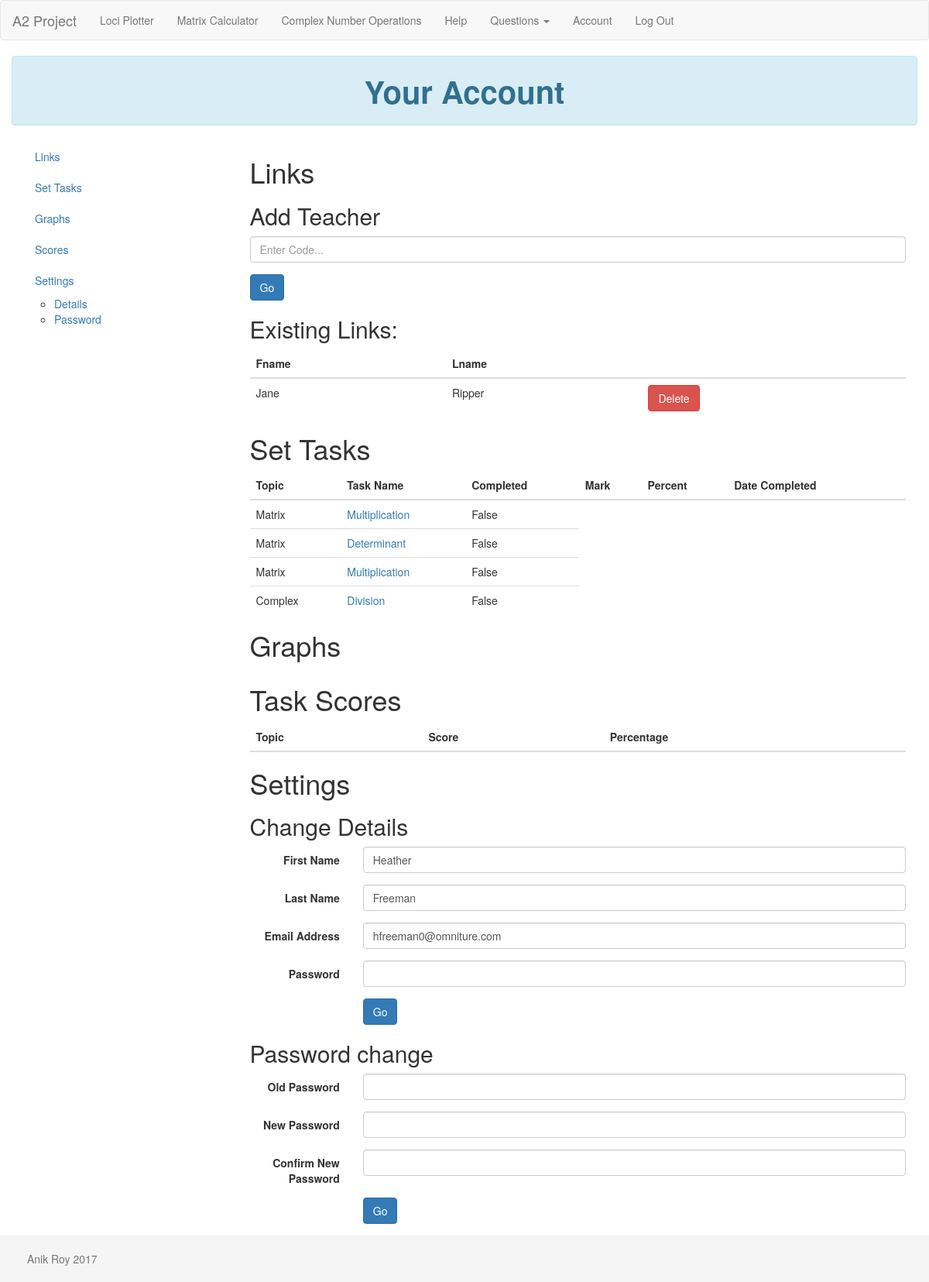
Page /account (signed in) on the committed database.
### app/models.py (models this page shows, shortened)
class User(db.Model):
    user_id = db.Column('user_id', db.Integer, primary_key=True)
    fname = db.Column(db.String(80), unique=False)
    lname = db.Column(db.String(80), unique=False)
    email = db.Column(db.String(120), unique=True)
    password = db.Column(db.String(120), unique=False)
    authenticated = db.Column(db.Boolean, default=False)
    confirmed = db.Column(db.Boolean)
    role = db.Column(db.String(50))
    graphs = db.relationship('Graph', backref="user",
                             cascade="all, delete-orphan", lazy="dynamic")
    __mapper_args__ = {
        'polymorphic_identity': 'user',
        'polymorphic_on': role
    }

class Teacher(User):
    __tablename__ = 'teacher'
    teacher_id = db.Column(db.Integer, primary_key=True)
    user_id = db.Column(db.Integer, db.ForeignKey('user.user_id'))
    code = db.Column(db.String(7))
    students = db.relationship('Student', secondary='links',
                               backref=db.backref('teachers', lazy='dynamic'),
                               lazy='dynamic')
    tasks = db.relationship('Task', backref="teacher",
                            cascade="all, delete-orphan", lazy="dynamic")
    __mapper_args__ = {
        'polymorphic_identity': 'teacher',
    }

class User(db.Model):
    user_id = db.Column('user_id', db.Integer, primary_key=True)
    fname = db.Column(db.String(80), unique=False)
    lname = db.Column(db.String(80), unique=False)
    email = db.Column(db.String(120), unique=True)
    password = db.Column(db.String(120), unique=False)
    authenticated = db.Column(db.Boolean, default=False)
    confirmed = db.Column(db.Boolean)
    role = db.Column(db.String(50))
    graphs = db.relationship('Graph', backref="user",
                             cascade="all, delete-orphan", lazy="dynamic")
    __mapper_args__ = {
        'polymorphic_identity': 'user',
        'polymorphic_on': role
    }

class Task(db.Model):
    task_id = db.Column('task_id', db.Integer, primary_key=True)
    completed = db.Column(db.Boolean)
    question_id = db.Column(db.Integer)
    student_id = db.Column('student_id', db.Integer,
                           db.ForeignKey('student.student_id'))
    teacher_id = db.Column('teacher_id', db.Integer,
                           db.ForeignKey('teacher.teacher_id'))
    mark_id = db.Column('mark_id', db.Integer, db.ForeignKey('mark.mark_id'))
    mark = db.relationship('Mark', back_populates='task')

### app/routes/user.py (the view, shortened to what this page needs)
@user.route('/account', methods=['GET', 'POST'])
@login_required
def account():
    user_id = current_user.user_id
    u = User.query.get(user_id)
    if u.role == 'student':
        changeform = ChangeDetailsForm(obj=u)
        linkform = TeacherLinkForm()
        pwform = ChangePasswordForm1()
        return render_template('user/student_account.html', student=u,
                                qs=QUESTIONS, linkform=linkform,
                                changeform=changeform, pwform=pwform)
    else:
        return abort(500)

### app/forms.py
class ChangeDetailsForm(FlaskForm):
    fname = TextField('First Name', [validators.Required()])
    lname = TextField('Last Name', [validators.Required()])
    email = EmailField('Email Address',
                       [validators.DataRequired(), validators.Email()])
    password = PasswordField('Password', [validators.Required()])
    change_submit = SubmitField('Go')

class TeacherLinkForm(FlaskForm):
    link_code = TextField('Link Code', [validators.Required()])
    link_submit = SubmitField('Go')

### app/views.py (called while the page is built)
@login_manager.user_loader
def user_loader(email):
    return User.query.filter_by(email=email).first()

### app/templates/user/student_account.html (shortened to what this page needs)
{% extends "layout.html" %}
{% block head %}
{{ super() }}
<link rel="stylesheet" href="{{ url_for('static',filename='styles/account.css') }}">
<link rel="stylesheet" href="{{ url_for('static',filename='image-picker/image-picker.css') }}">
{% endblock %}
{% block main %}
<div id="title" class="row">
  <div class="col-sm-12">
    <div class="alert alert-info title">
      <strong>Your Account</strong>
    </div>
  </div>
</div>
<div data-spy="scroll" data-target=".scrollspy" style="position:relative">
<div class="col-md-3 scrollspy">
  <ul id="nav" class="nav hidden-xs hidden-sm affix-top" data-spy="affix">
    <li><a href="#links">Links</a></li>
    <li><a href="#set">Set Tasks</a></li>
    <li><a href="#graphs">Graphs</a></li>
    <li><a href="#scores">Scores</a></li>
    <li><a href="#settings">Settings</a>
      <ul id="nav">
        <li>
          <a href="#change-details">Details</a>
        </li>
        <li>
          <a href="#pwd">Password</a>
        </li>
      </ul>
    </li>
  </ul>
</div>
<div class="col-md-9">
  <section id="links">
    <h1>Links</h1>
    <h2>Add Teacher</h2>
    <form method="post" action="{{ url_for('user.account') }}">
    <div class="form-group">
      {{ linkform.link_code(class="form-control form-control-lg",placeholder="Enter Code...") }}
    </div>
    <div class="form-group">
      {{ linkform.link_submit(class="btn btn-primary") }}
    </div>
    </form>
    <h2>Existing Links:</h2>
    <table id="links-table" class="table">
      <thead>
        <th>Fname</th>
        <th>Lname</th>
        <th></th>
      </thead>
      <tbody>
        {% for t in student.teachers.all() %}
        <tr id="link-row{{ t.teacher_id }}">
          <td>{{ t.fname }}</td>
          <td>{{ t.lname }}</td>
          <td><input type="button" class="btn btn-danger" id="{{ t.teacher_id }}" value="Delete"></td>
        </tr>
        {% endfor %}
      </tbody>
    </table>
  </section>
  <section id="set">
    <h1>Set Tasks</h1>
    {% if student.tasks.first() %}
    <table class="table">
      <thead>
        <th>Topic</th>
        <th>Task Name</th>
        <th>Completed</th>
        <th>Mark</th>
        <th>Percent</th>
        <th>Date Completed</th>
        <th></th>
      </thead>
      <tbody>
      {% for t in student.tasks.all() %}
        <tr>
          <td>{{ qs[t.question_id]['topic'] }}</td>
          <td><a href="{{ url_for('questions.show_questions',  topic=qs[t.question_id]['topic'].lower(), q_type=qs[t.question_id]['q_type']) }}">
          {{ qs[t.question_id]['name'] }}</a></td>
          <td>{{ t.completed }}</td>
        </tr>
      {% endfor %}
      </tbody>
    </table>
    {% endif %}
  </section>
  <section id="graphs">
    <h1>Graphs</h1>
  </section>
  <section id="scores">
  <h1>Task Scores</h1>
    <table class="table">
      <thead>
        <th> Topic </th>
        <th> Score </th>
        <th> Percentage </th>
      </thead>
    </table>
  </section>
  <section id="settings">
  <h1>Settings</h1>
    <h2>Change Details</h2>
    <form id="change-details" class="form-horizontal" method="post", action="{{ url_for('user.account') }}">
      <div class="form-group">
        {{ changeform.fname.label(class="col-xs-2 control-label") }}
        <div class="col-xs-10">
          {{ changeform.fname(value=student.fname,class="form-control") }}
        </div>
      </div>
      <div class="form-group">
        {{ changeform.lname.label(class="col-xs-2 control-label") }}
        <div class="col-xs-10">
          {{ changeform.lname(value=student.lname,class="form-control") }}
        </div>
      </div>
      <div class="form-group">
        {{ changeform.email.label(class="col-xs-2 control-label") }}
        <div class="col-xs-10">
          {{ changeform.email(value=student.email,class="form-control") }}
        </div>
      </div>
      <div class="form-group">
        {{ changeform.password.label(class="col-xs-2 control-label") }}
        <div class="col-xs-10">
          {{ changeform.password(class="form-control") }}
        </div>
      </div>
      <div class="form-group">
        <div class="col-xs-offset-2 col-xs-10">
          {{ changeform.change_submit(class="btn btn-primary") }}
        </div>
      </div>
    </form>
    <h2>Password change</h2>
    <form id="pwd" class="form-horizontal" method="post", action="{{ url_for('user.account') }}">
      <div class="form-group">
        {{ pwform.old_password.label(class="col-xs-2 control-label") }}
        <div class="col-xs-10">
          {{ pwform.old_password(class="form-control") }}
        </div>
      </div>
      <div class="form-group">
        {{ pwform.password.label(class="col-xs-2 control-label") }}
        <div class="col-xs-10">
          {{ pwform.password(class="form-control") }}
        </div>
      </div>
      <div class="form-group">
        {{ pwform.confirm_password.label(class="col-xs-2 control-label") }}
        <div class="col-xs-10">
          {{ pwform.confirm_password(class="form-control") }}
        </div>
      </div>
      <div class="form-group">
        <div class="col-xs-offset-2 col-xs-10">
          {{ pwform.pw_submit(class="btn btn-primary") }}
        </div>
      </div>
    </form>
  </section>
</div>
</div>
</div>
{% endblock %}

### app/templates/layout.html (shortened to what this page needs)
<!DOCTYPE html>
<html>
<head>
  {% block head %}
  <link rel="stylesheet" href="https://maxcdn.bootstrapcdn.com/bootstrap/3.3.7/css/bootstrap.min.css">
  <link rel="stylesheet" href="{{ url_for('static', filename='styles/main.css') }}">
  {% endblock %}
</head>
<body>
  {% block nav %}
  <nav class="navbar navbar-default">
    <div class="container-fluid">
      <div class="navbar-header">
        <a class="navbar-brand" href="{{ url_for('main') }}">A2 Project</a>
      </div>
      <div class="collapse navbar-collapse" id="bs-example-navbar-collapse-1">
        <ul class="nav navbar-nav">
          <li><a href="{{ url_for('loci.loci') }}">Loci Plotter</a></li>
          <li><a href="{{ url_for('matrix_blueprint.matrix') }}">Matrix Calculator</a></li>
          <li><a href="{{ url_for('loci.operations') }}">Complex Number Operations</a></li>
          <li><a href="{{ url_for('help') }}">Help</a></li>
          <li>
            <a href="#" class="dropdown-toggle" data-toggle="dropdown">Questions <b class="caret"></b></a>
          </li>
            <ul class="nav navbar-nav navbar-right">
              {% if current_user.is_authenticated %}
              <li><a href="{{ url_for('user.account') }}">Account</a></li>
              <li><a href="{{ url_for('user.logout') }}">Log Out</a></li>
              {% else %}
              <li><a href="{{ url_for('user.login') }}">Log In</a></li>
              <li><a href="{{ url_for('user.register') }}">Register</a></li>
              {% endif %}
            </ul>
        </ul>
      </div>
    </div>
  </nav>
  {% endblock %}
  <div class="container-fluid content">
    {% block main %}
    {% endblock %}
  <footer class="footer">
    <div class="container">
    {% block footer %}
      <p class="text-muted"> Anik Roy 2017 </p>
    {% endblock %}
    </div>
  </footer>
</body>
</html>

### app/static/styles/main.css (style rules this page uses)
html { position: relative; min-height: 100%; }
body { margin-bottom: 60px; }
.footer { position: absolute; bottom: 0; width: 100%; height: 60px; background-color: #f5f5f5; padding: 0 20px; }
.content { width: 100%; padding: 0 15px; overflow: hidden; min-height: calc(100vh - 70px); }
.container .text-muted { margin: 20px 0; }

### app/static/styles/account.css (style rules this page uses)
section { border: 1 px solid black; width: 100% }
.title { text-align: center; font-size: 30pt; }

### rows in the picture
Teacher: fname "Jane", lname "Ripper"
Task: qs "Matrix", qs "Multiplication", completed "False"
Task: qs "Matrix", qs "Determinant", completed "False"
Task: qs "Matrix", qs "Multiplication", completed "False"
Task: qs "Complex", qs "Division", completed "False"
User: fname "Heather", lname "Freeman", email "hfreeman0@omniture.com"

### other values in the picture
{{ changeform.fname.label(class="col-xs-2 control-label") }} "First Name"
{{ changeform.lname.label(class="col-xs-2 control-label") }} "Last Name"
{{ changeform.email.label(class="col-xs-2 control-label") }} "Email Address"
{{ changeform.password.label(class="col-xs-2 control-label") }} "Password"
{{ pwform.old_password.label(class="col-xs-2 control-label") }} "Old Password"
{{ pwform.password.label(class="col-xs-2 control-label") }} "New Password"
{{ pwform.confirm_password.label(class="col-xs-2 control-label") }} "Confirm New Password"
